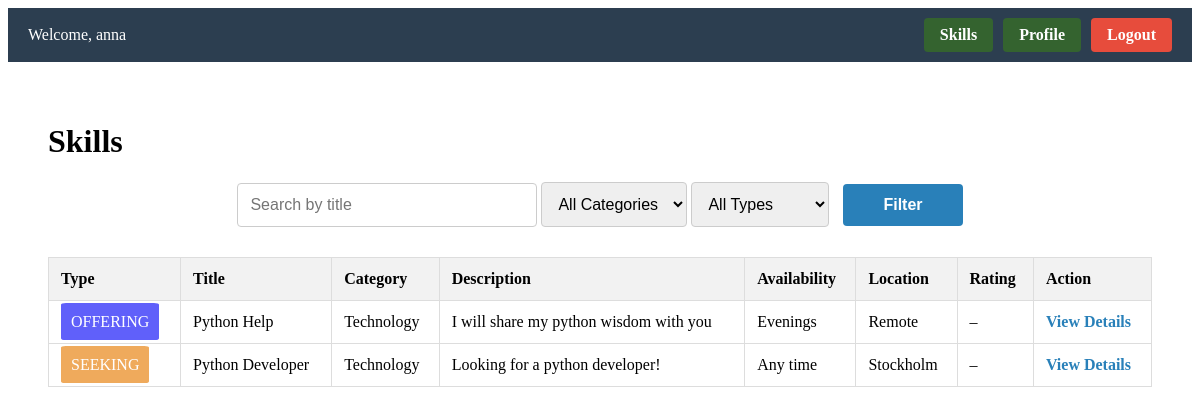
Screenshot of /skillswapapp/skills/ (signed in) with the database file from the repository.
### skillswapapp/models.py (models this page shows, shortened)
class Skill(models.Model):
    TYPE_CHOICES = [
        ("offer", "Offering Skill"),
        ("seek", "Seeking Skill"),
    ]
    CATEGORY_CHOICES = [
        ("music", "Music"),
        ("language", "Language"),
        ("tech", "Technology"),
        ("art", "Art"),
        ("sports", "Sports"),
        ("other", "Other"),
    ]
    user = models.ForeignKey(User, on_delete=models.CASCADE, related_name="skills")
    type = models.CharField(max_length=10, choices=TYPE_CHOICES, default="offer", help_text="*")
    title = models.CharField(max_length=100, help_text="*")
    category = models.CharField(max_length=20, choices=CATEGORY_CHOICES, default="other", help_text="*")
    description = models.TextField(max_length=300, help_text="*")
    availability = models.CharField(max_length=100, help_text="* E.g. Weekends, Evenings etc.")
    location = models.CharField(max_length=100, help_text="* E.g. City, Remote etc.")
    def average_rating(self):
        reviews = self.reviews.all()
        if not reviews:
            return None
        return sum(r.rating for r in reviews) / reviews.count()

### skillswapapp/views.py (the view)
# urls.py: path("skills/", views.skills, name="skills"),
@login_required(login_url="skillswapapp:login")
def skills(request):
    query = request.GET.get("q", "")
    category = request.GET.get("category", "")
    type_ = request.GET.get("type", "")
    current_username = request.session.get("username")
    skills = Skill.objects.exclude(user__username=current_username)
    if category:
        skills = skills.filter(category__iexact=category)
    if type_:
        skills = skills.filter(type__iexact=type_)
    if query:
        skills = skills.filter(Q(title__icontains=query) | Q(category__icontains=query))
    for skill in skills:
        skill.avg_rating = skill.average_rating()
    return render(request, "skillswapapp/skills.html", {"skills": skills})

### templates/skillswapapp/skills.html (shortened to what this page needs)
{% extends 'skillswapapp/base.html' %}
{% load static %}
{% block body_block %}
<div class="content">
  <h1>Skills</h1>
  <form method="get" class="search-form">
    <input type="text" name="q" placeholder="Search by title" value="{{ request.GET.q }}">
    <select name="category" style="padding: 12px; font-size: 16px; border-radius: 4px; border: 1px solid #ccc;">
      <option value="">All Categories</option>
    </select>
    <select name="type" style="padding: 12px; font-size: 16px; border-radius: 4px; border: 1px solid #ccc;">
      <option value="">All Types</option>
    </select>
    <button type="submit">Filter</button>
  </form>
  <table>
    <thead>
      <tr>
        <th>Type</th>
        <th>Title</th>
        <th>Category</th>
        <th>Description</th>
        <th>Availability</th>
        <th>Location</th>
        <th>Rating</th>
        <th>Action</th>
      </tr>
    </thead>
    <tbody>
      {% for skill in skills %}
        <tr>
          {%if skill.type == "offer"%}
          <td><span class="offering-style">OFFERING</span></td>
          {%else%}
          <td><span class="seeking-style">SEEKING</span></td>
          {%endif%}
          <td>{{ skill.title }}</td>
          <td>{{ skill.get_category_display }}</td>
          <td>{{ skill.description }}</td>
          <td>{{ skill.availability }}</td>
          <td>{{ skill.location }}</td>
          <td>
            {% if skill.avg_rating %}
            {{ skill.avg_rating|floatformat:1 }} ★
            {% else %}
            –
            {% endif %}
          </td>
          <td><a href="{% url 'skillswapapp:skilldetails' skill.id %}" class="view-link">View Details</a></td>
        </tr>
      {% empty %}
        <tr>
          <td colspan="7">No skills found.</td>
        </tr>
      {% endfor %}
    </tbody>
  </table>
</div>
{% endblock %}

### templates/skillswapapp/base.html (shortened to what this page needs)
<html>
    <head>
        {% load static %}
        <link rel="stylesheet" href="{% static "css/styles.css" %}">
    </head>
    <body>
        {% if user.is_authenticated %}
        <div class="top-bar">
          <div class="user-info">
            <span>Welcome, {{ request.user.first_name }}</span>
          </div>
            <div class="btn-container">
              <a href="{% url 'skillswapapp:skills' %}" class="profile-btn">Skills</a>
              <a href="{% url 'skillswapapp:profile' %}" class="profile-btn">Profile</a>
              <a href="{% url 'skillswapapp:logout' %}" class="logout-btn">Logout</a>
            </div>
        </div>
        {% endif %}
            {% block body_block %}{% endblock %}
    </body>
</html>

### static/css/styles.css (style rules this page uses)
.top-bar { display: flex; justify-content: space-between; align-items: center; background-color: #2c3e50; color: white; padding: 10px 20px; font-size: 16px; }
.btn-container { display: flex; gap: 10px; }
.profile-btn { background-color: #34632f; color: white; padding: 8px 16px; border: none; border-radius: 4px; text-decoration: none; font-weight: bold; }
.logout-btn { background-color: #e74c3c; color: white; padding: 8px 16px; border: none; border-radius: 4px; text-decoration: none; font-weight: bold; }
.content { padding: 40px; }
.search-form { margin-bottom: 30px; text-align: center; }
.search-form input { padding: 12px; width: 300px; border-radius: 4px; border: 1px solid #ccc; font-size: 16px; }
.search-form button { padding: 12px 40px; background-color: #2980b9; color: white; border: none; border-radius: 4px; font-size: 16px; font-weight: bold; margin-left: 10px; cursor: pointer; transition: background-color 0.3s ease; }
table { width: 100%; border-collapse: collapse; margin-top: 20px; }
th, td { padding: 12px; border: 1px solid #ddd; text-align: left; }
th { background-color: #f2f2f2; }
.view-link { color: #2980b9; text-decoration: none; font-weight: bold; }
.user-info { display: flex; align-items: center; gap: 10px; }
.offering-style { padding: 10px 10px; background-color: rgba(34, 34, 248, 0.719); color: white; border-radius: 5%; }
.seeking-style { padding: 10px 10px; background-color: rgba(235, 147, 47, 0.781); color: white; border-radius: 5%; }

### rows the page displays
Skill: type "OFFERING", title "Python Help", category "Technology", description "I will share my python wisdom with you", availability "Evenings", location "Remote"
Skill: type "SEEKING", title "Python Developer", category "Technology", description "Looking for a python developer!", availability "Any time", location "Stockholm"

### other values shown
{{ request.user.first_name }} "anna"
